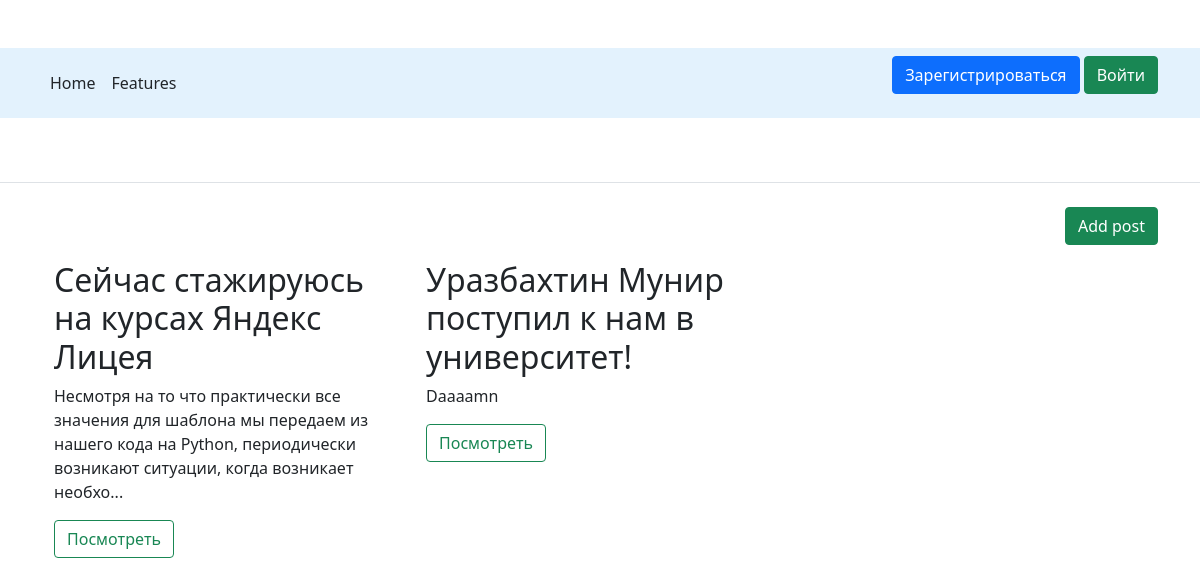
The page /home on the database its author committed.
### data/__all_models.py (models this page shows)
class News(SqlAlchemyBase):
    __tablename__ = 'news'
    id = sqlalchemy.Column(sqlalchemy.Integer,
                           primary_key=True, autoincrement=True)
    title = sqlalchemy.Column(sqlalchemy.String, nullable=True)
    content = sqlalchemy.Column(sqlalchemy.String, nullable=True)
    created_date = sqlalchemy.Column(sqlalchemy.DateTime,
                                     default=datetime.datetime.date)
    is_private = sqlalchemy.Column(sqlalchemy.Boolean, default=False)
    user_id = sqlalchemy.Column(sqlalchemy.Integer,
                                sqlalchemy.ForeignKey("users.id"))
    user = orm.relation('User')

### app.py (the view)
@app.route('/')
@app.route('/home')
def home():
    session = db_session.create_session()
    news = session.query(News).filter(News.is_private != True)
    return render_template('home.html', title='ShareNews.com', news=news)

### data/db_session.py (called while the page is built)
def create_session() -> Session:
    global __factory
    return __factory()

### templates/home.html (shortened to what this page needs)
{% extends "base.html" %}
{% block content %}
<link href="/static/css/features.css" rel="stylesheet">
<ul class="nav justify-content-end">
    <a class="btn btn-success " href="/newpost">Add post</a>
</ul>
<div class="container">
    <div class="row">
        {% for new in news %}
        <div class="col-md-4">
            <h2>{{new.title}}</h2>
            {% if new.content|length > 150 %}
            <p class="card-text">{{new.content[:149]}}...</p>
            {% else %}
            <p class="card-text">{{new.content}}</p>
            {% endif %}
            <a href="/new/{{new.id}}" class="btn btn-outline-success">Посмотреть</a>
        </div>
        {% endfor %}
    </div>
</div>
{% endblock %}

### static/css/base.css (style rules this page uses)
body { margin-top: 3rem; }

### rows shown on the page
News: title "Сейчас стажируюсь на курсах Яндекс Лицея", content "Несмотря на то что практически все значения для шаблона мы передаем из нашего кода на Python, периодически возникают ситуации, когда возникает необхо"
News: title "Уразбахтин Мунир поступил к нам в университет!", content "Daaaamn"
